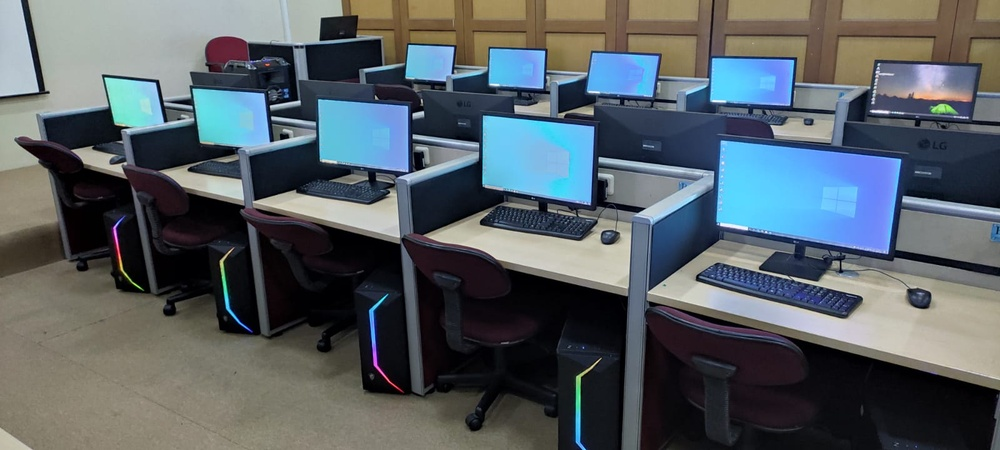
#> input picture images/lab.jpeg, 1000 x 450 px, shrunk from 1600 x 720 before the run, given in place of opencv_logo.png, which was not available
$ jupyter execute opencv_translate.ipynb   (shell and % lines are left out)   (text cells are left out)
#> lines starting #> are read from the running program, lines starting #| are printed output that depends on the picture; pictures that were not available may be replaced by others from this repository, and a replacement may not be noted
[cell 1]
%cd opencv-translate

[cell 2]
# import the necessary packages
from matplotlib import pyplot as plt
import numpy as np
import argparse
import imutils
import cv2

[cell 3]
def plt_imshow(title, image):
	# convert the image frame BGR to RGB color space and display it
	image = cv2.cvtColor(image, cv2.COLOR_BGR2RGB)
	plt.imshow(image)
	plt.title(title)
	plt.grid(False)
	plt.show()

[cell 4]
# construct the argument parser and parse the arguments
#ap = argparse.ArgumentParser()
#ap.add_argument("-i", "--image", type=str, default="opencv_logo.png",
#	help="path to the input image")
#args = vars(ap.parse_args())

# since we are using Jupyter Notebooks we can replace our argument
# parsing code with *hard coded* arguments and values
args = {
	"image": "opencv_logo.png"
}

[cell 5]
# load the image and display it to our screen
image = cv2.imread(args["image"])
#> image is the input picture: shape (450, 1000, 3); mean B, G, R 100.6, 95.4, 86.9
plt_imshow("Original", image)

# shift the image 25 pixels to the right and 50 pixels down
M = np.float32([[1, 0, 25], [0, 1, 50]])
shifted = cv2.warpAffine(image, M, (image.shape[1], image.shape[0]))
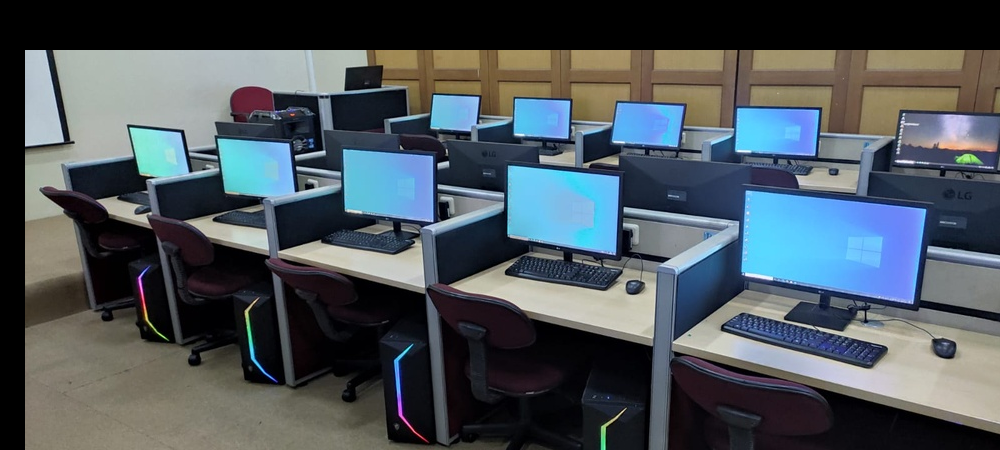
#> shifted: shape (450, 1000, 3); mean B, G, R 90.7, 84.6, 75.9
plt_imshow("Shifted Down and Right", shifted)

[cell 6]
# now, let's shift the image 50 pixels to the left and 90 pixels
# up by specifying negative values for the x and y directions,
# respectively
M = np.float32([[1, 0, -50], [0, 1, -90]])
shifted = cv2.warpAffine(image, M, (image.shape[1], image.shape[0]))
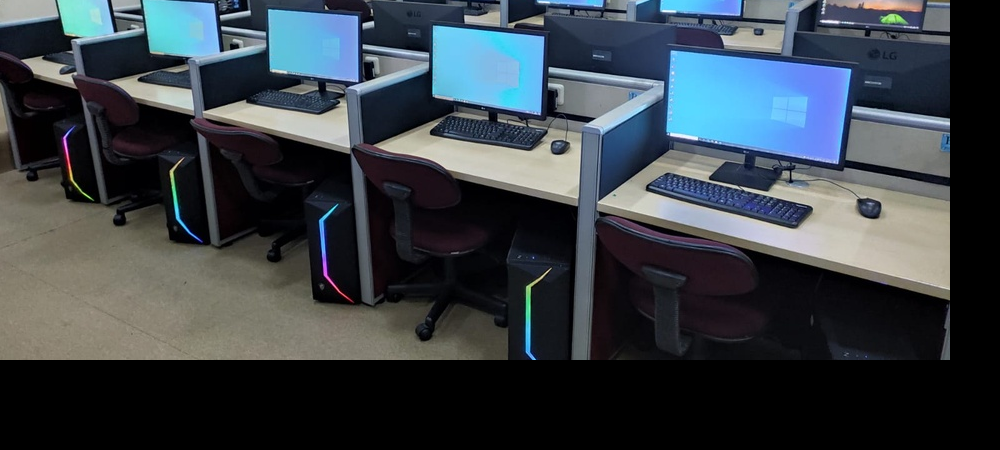
#> shifted: shape (450, 1000, 3); mean B, G, R 71.6, 65, 56.9
plt_imshow("Shifted Up and Left", shifted)

[cell 7]
# use the imutils helper function to translate the image 100 pixels
# down in a single function call
shifted = imutils.translate(image, 0, 100)
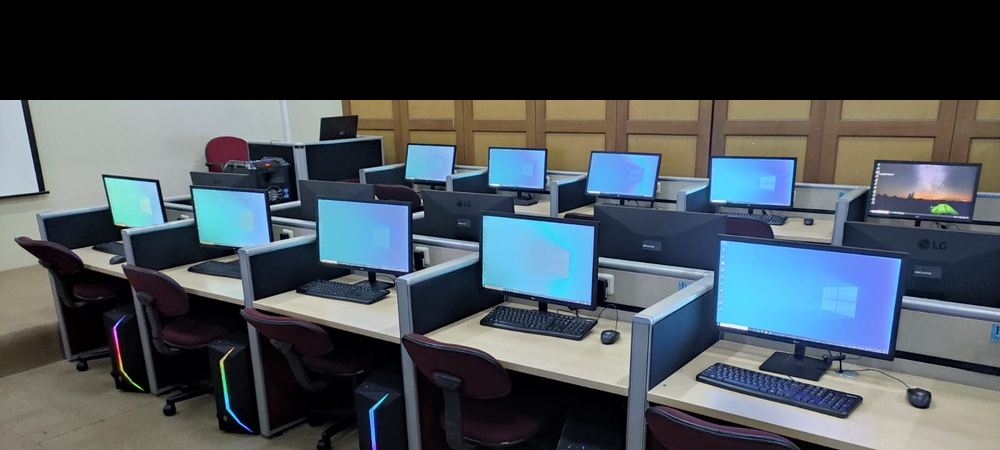
#> shifted: shape (450, 1000, 3); mean B, G, R 86.1, 79.8, 70.7
plt_imshow("Shifted Down", shifted)
